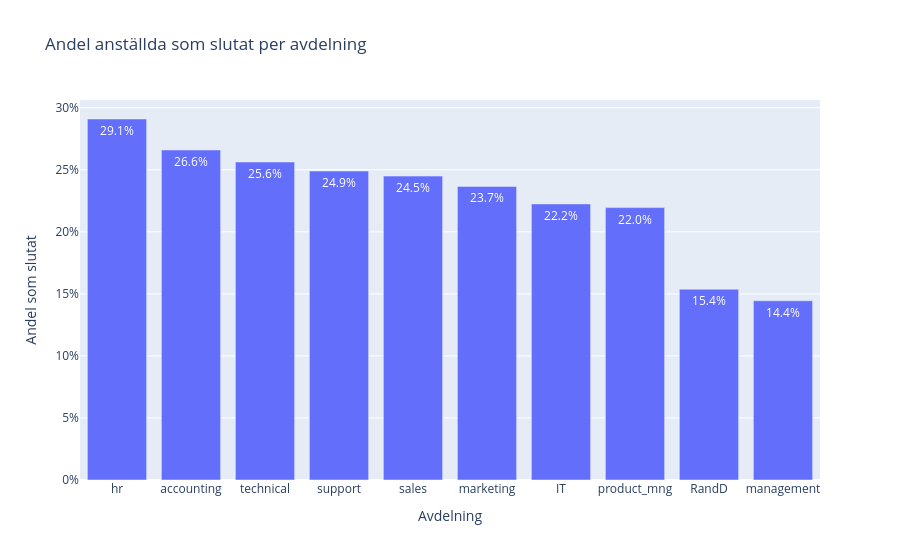

This figure's notebook cell:
### Markdown cell above
Här kan vi se något av ett samband där de flesta som har hög tillfredställelse på jobbet brukar stanna kvar på jobbet.

### Code cell
department_summary = (
    hr_df.groupby("Department", observed=True)
    .agg(antal_anstallda=("Emp_Id", "size"), andel_som_slutat=("left", "mean"))
    .sort_values("andel_som_slutat", ascending=False).reset_index()
)
salary_summary = (
    hr_df.groupby("salary", observed=True)
    .agg(antal_anstallda=("Emp_Id", "size"), andel_som_slutat=("left", "mean"))
    .reset_index()
)
display(department_summary.style.format({"andel_som_slutat": "{:.1%}"}))
display(salary_summary.style.format({"andel_som_slutat": "{:.1%}"}))
fig = px.bar(department_summary, x="Department", y="andel_som_slutat", text_auto=".1%", title="Andel anställda som slutat per avdelning", labels={"Department": "Avdelning", "andel_som_slutat": "Andel som slutat"})
fig.update_yaxes(tickformat=".0%")
fig.show()

### Figure 1 — Plotly figure (JSON) as saved in the notebook; plotly's stock layout.template omitted (floating-point values rounded to 4 significant figures)
{"data": [{"hovertemplate": "Avdelning=%{x}<br>Andel som slutat=%{y}<extra></extra>", "legendgroup": "", "marker": {"color": "#636efa", "pattern": {"shape": ""}}, "name": "", "orientation": "v", "showlegend": false, "textposition": "auto", "texttemplate": "%{y:.1%}", "type": "bar", "x": ["hr", "accounting", "technical", "support", "sales", "marketing", "IT", "product_mng", "RandD", "management"], "xaxis": "x", "y": [0.2909, 0.266, 0.2562, 0.249, 0.2449, 0.2366, 0.2225, 0.2195, 0.1537, 0.1444], "yaxis": "y"}], "layout": {"barmode": "relative", "legend": {"tracegroupgap": 0}, "title": {"text": "Andel anställda som slutat per avdelning"}, "xaxis": {"anchor": "y", "domain": [0, 1], "title": {"text": "Avdelning"}}, "yaxis": {"anchor": "x", "domain": [0, 1], "tickformat": ".0%", "title": {"text": "Andel som slutat"}}}}
